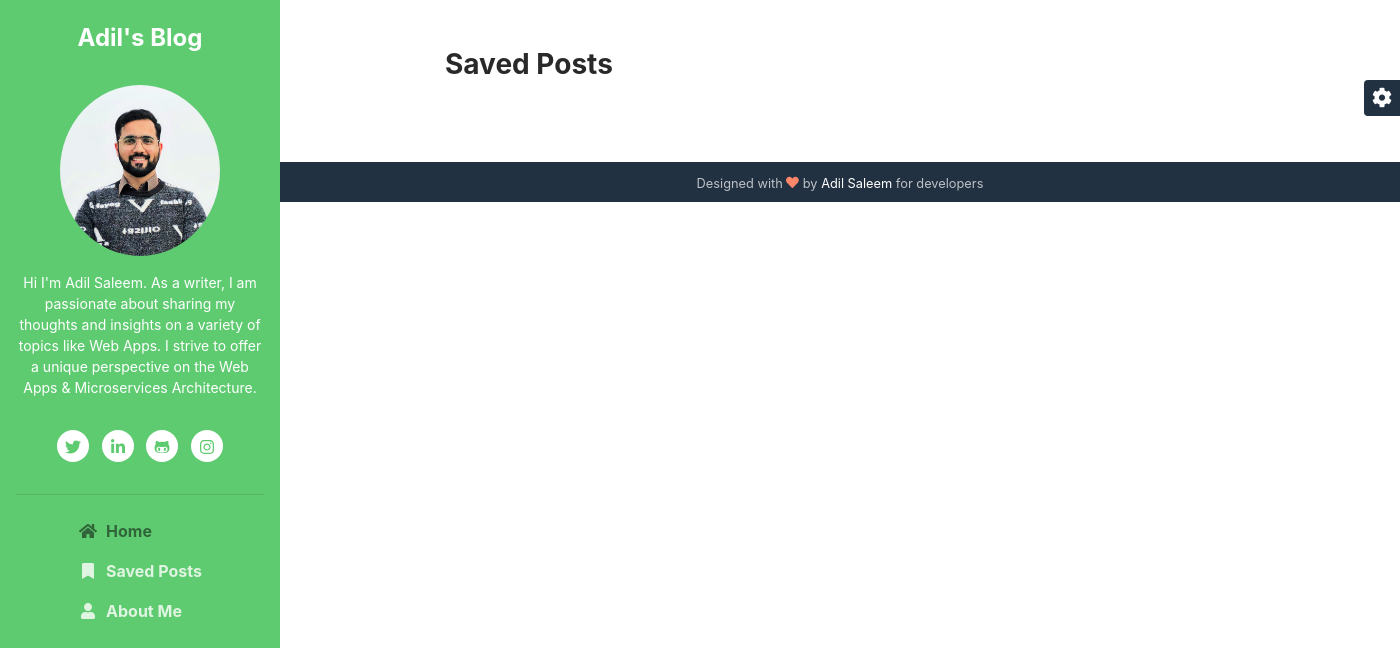
The app's page /blog/saved/ (signed in), older data.
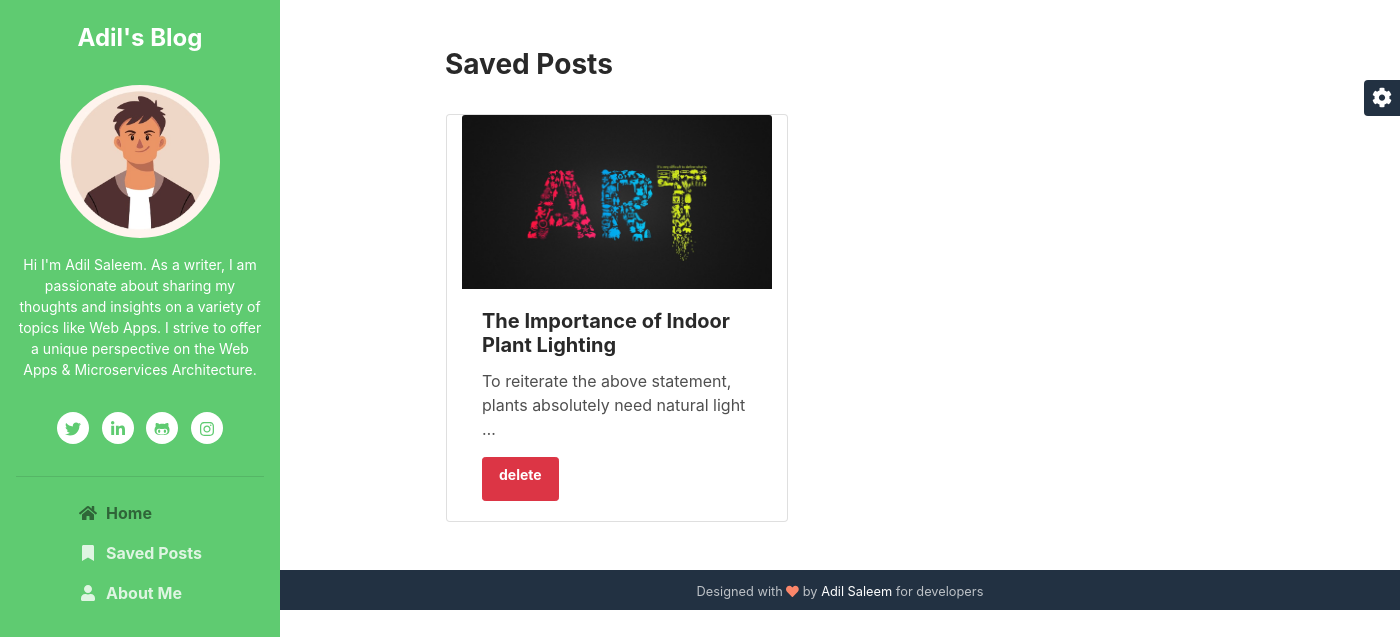
The same page, newer data.
### accounts/models.py (models this page shows, shortened)
class UserAccount(AbstractUser):
	bio   = models.TextField(null=True, blank=True)
	image = models.FileField(upload_to='profile_images', null=True, blank=True)
	dob   = models.CharField(max_length=200, default="n/a", null=True, blank=True)
	github = models.URLField(default="n/a")
	linkedin = models.URLField(default="n/a")
	twitter = models.URLField(default="n/a")
	instagram = models.URLField(default="n/a")

### blog/models.py (models this page shows, shortened)
class SavedPost(models.Model):
	post = models.ForeignKey(Post, related_name='saved_by', on_delete=models.CASCADE)
	author = models.ForeignKey(UserAccount, related_name='saved_posts', on_delete=models.CASCADE)
	class Meta:
		verbose_name_plural = 'Saved Posts'

class Post(models.Model):
	author = models.ForeignKey(UserAccount, related_name='posts', on_delete=models.CASCADE)
	title = models.CharField(max_length=500)
	image = models.FileField(upload_to=f"post-images {datetime.now().strftime('%Y-%m-%d')}", null=True, blank=True)
	image_caption_link = models.URLField(null=True, blank=True)
	image_caption_text = models.CharField(max_length=200, null=True, blank=True)
	body = models.TextField()
	slug = models.SlugField(max_length=200, unique=True, blank=True, null=True)
	date_published = models.DateTimeField()
	created = models.DateTimeField(auto_now_add=True)
	updated = models.DateTimeField(auto_now=True)
	tags = TaggableManager()

### blog/views.py (the view)
# urls.py: path('saved/', views.saved_posts_view, name='saved_posts'),
def saved_posts_view(request):
	posts = request.user.saved_posts.all().order_by('-id')
	template_name = 'post_saved.html'
	context = { 'posts': posts }
	return render(request, template_name, context)

### templates/post_saved.html (shortened to what this page needs)
{% extends "base.html" %}
{% block content %}
	<h3>Saved Posts</h3>
	<br>
	<div class="row">
		{% for data in posts %}
			<div class="col col-md-5 card ml-3">
				<img class="card-img-top" src="{{ data.post.image.url }}" alt="Card image cap">
				<div class="card-body">
					<h5 class="card-title">{{ data.post.title }}</h5>
    				<p class="card-text">{{ data.post.body|truncatewords:10 }}</p>
    				<a href="{% url 'blog:unsave_post' data.post.id %}" class="btn btn-sm btn-danger">delete</a>
				</div>
			</div>
		{% endfor %}
	</div>
{% endblock %}

### templates/base.html (shortened to what this page needs)
{% load static %}
<!DOCTYPE html>
<html lang="en">
<head>
    <link rel="stylesheet" href="//cdnjs.cloudflare.com/ajax/libs/highlight.js/9.14.2/styles/monokai-sublime.min.css">
    <link id="theme-style" rel="stylesheet" href="{% static 'assets/css/theme-1.css' %}">
</head>
<body>
    <header class="header text-center">
	    <h1 class="blog-name pt-lg-4 mb-0"><a href="index.html">Adil's Blog</a></h1>
	    <nav class="navbar navbar-expand-lg navbar-dark" >
			<div id="navigation" class="collapse navbar-collapse flex-column" >
				<div class="profile-section pt-3 pt-lg-0">
				    <img class="profile-image mb-3 rounded-circle mx-auto" src="{{ request.user.image.url }}" alt="image" >
					<div class="bio mb-3">{{ request.user.bio }}</div>
					<ul class="social-list list-inline py-3 mx-auto">
			            <li class="list-inline-item"><a target="_blank" href="{{ request.user.twitter }}"><i class="fab fa-twitter fa-fw"></i></a></li>
			            <li class="list-inline-item"><a target="_blank" href="{{ request.user.linkedin }}"><i class="fab fa-linkedin-in fa-fw"></i></a></li>
			            <li class="list-inline-item"><a target="_blank" href="{{ request.user.github }}"><i class="fab fa-github-alt fa-fw"></i></a></li>
			            <li class="list-inline-item"><a target="_blank" href="{{ request.user.instagram }}"><i class="fab fa-instagram fa-fw"></i></a></li>
			        </ul>
			        <hr>
				</div>
				<ul class="navbar-nav flex-column text-left">
					<li class="nav-item active">
					    <a class="nav-link" href="{% url 'blog:home_page' %}"><i class="fas fa-home fa-fw mr-2"></i>Home <span class="sr-only">(current)</span></a>
					</li>
					<li class="nav-item">
					    <a class="nav-link" href="{% url 'blog:saved_posts' %}"><i class="fas fa-bookmark fa-fw mr-2"></i>Saved Posts</a>
					</li>
					<li class="nav-item">
					    <a class="nav-link" href="#"><i class="fas fa-user fa-fw mr-2"></i>About Me</a>
					</li>
				</ul>
			</div>
		</nav>
    </header>
    <div class="main-wrapper">
	    <section class="blog-list px-3 py-5 p-md-5">
		    <div class="container">
		    	{% block content %}
		    	{% endblock %}
		    </div>
	    </section>
	    <footer class="footer text-center py-2 theme-bg-dark">
            <small class="copyright">Designed with <i class="fas fa-heart" style="color: #fb866a;"></i> by <a href="http://themes.3rdwavemedia.com" target="_blank">Adil Saleem</a> for developers</small>
	    </footer>
    </div>
    <div id="config-panel" class="config-panel d-none d-lg-block">
        <div class="panel-inner">
            <a id="config-trigger" class="config-trigger config-panel-hide text-center" href="#"><i class="fas fa-cog fa-spin mx-auto" data-fa-transform="down-6" ></i></a>
        </div>
    </div>
</body>
</html>

Row changes from the older to the newer data that the page shows:
changed UserAccount: user.image: a different picture
added SavedPost: post.image (picture), post "The Importance of Indoor Plant Lighting", post.body "To reiterate the above statement, plants absolutely need natural light …"
